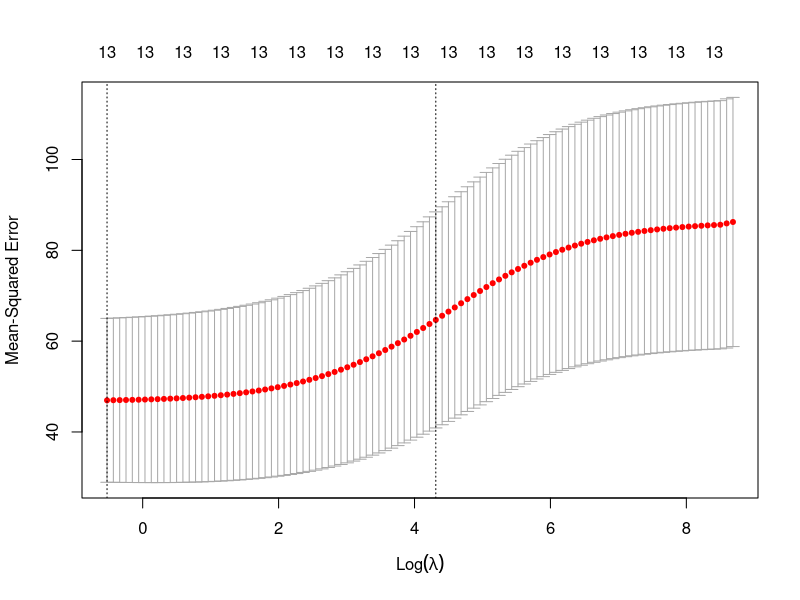
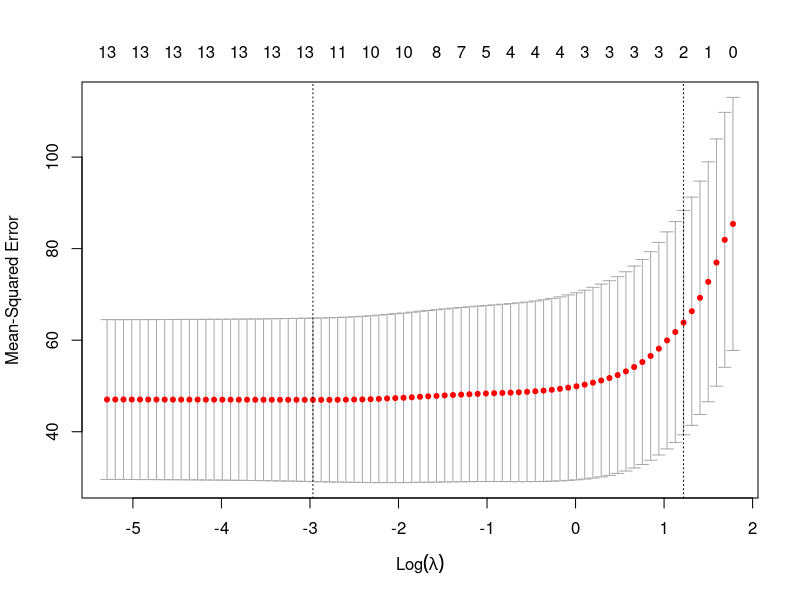
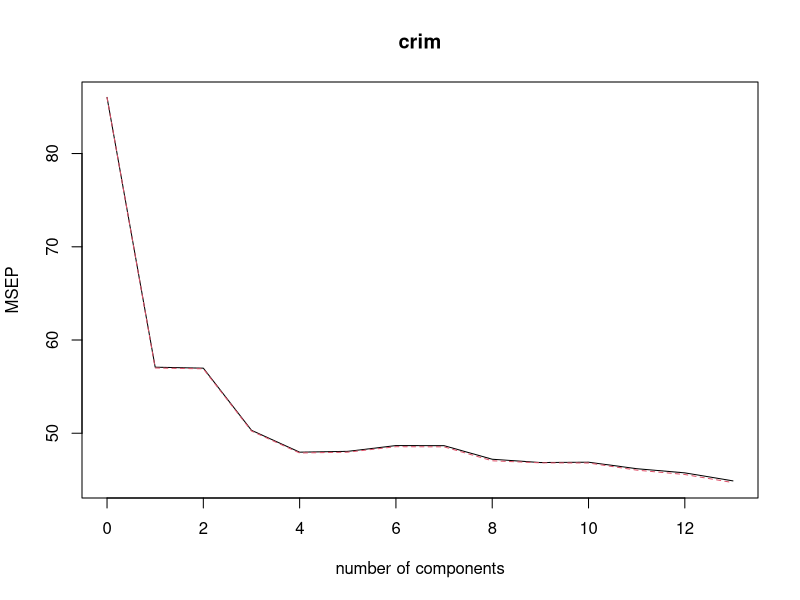

Recreate these plots in R, in order.
## ---- chunk 1
knitr::opts_chunk$set(echo = TRUE)
## ---- chunk 2
library(MASS)
data(Boston)

x <- model.matrix(crim~., Boston)[,-1]
y <- Boston$crim
## ---- chunk 3
head(Boston)
dim(Boston)
summary(Boston)
cor(Boston)
## ---- chunk 4
library(glmnet)
grid <- 10^seq(10, -2, length = 100)

#train/test splitting
set.seed(1)
train <- sample(1:nrow(x), nrow(x)/2)
test <- (-train)
y.test <- y[test]

#fitting a model on the training set
ridge.mod <- glmnet(x[train,], y[train], alpha=0, lambda =grid, thresh =1e-12)

#cross validation
set.seed(1)
cv.out <- cv.glmnet(x[train,], y[train], alpha=0)
plot(cv.out)
(bestlam_r <- cv.out$lambda.min)

#evaluating its MSE on the test set
ridge.pred <- predict(ridge.mod, s=bestlam_r, newx=x[test,])
mean((ridge.pred - y.test)^2)
## ---- chunk 5
#fitting a model on the training set
lasso.mod <- glmnet(x[train,], y[train], alpha = 1, lambda=grid)

#cross validation
set.seed(1)
cv.out <- cv.glmnet(x[train ,], y[train], alpha=1)
plot(cv.out)
(bestlam <- cv.out$lambda.min)

#evaluating its MSE on the test set
lasso.pred <- predict(lasso.mod, s=bestlam, newx = x[test,])
mean(( lasso.pred -y.test)^2)
## ---- chunk 6
#fitting a model on the training set and computing cross validation errors
library(pls)
set.seed(1)
pcr.fit <- pcr(crim~., data=Boston, subset = train, scale=TRUE, validation='CV')
validationplot(pcr.fit, val.type="MSEP")

#evaluating its MSE on the test set
pcr.pred <- predict(pcr.fit, x[test ,], ncomp=13)
mean((pcr.pred - y.test)^2)
## ---- chunk 7
out <- glmnet(x,y,alpha=0)
predict(out,type="coefficients",s=bestlam_r)[1:14,]
